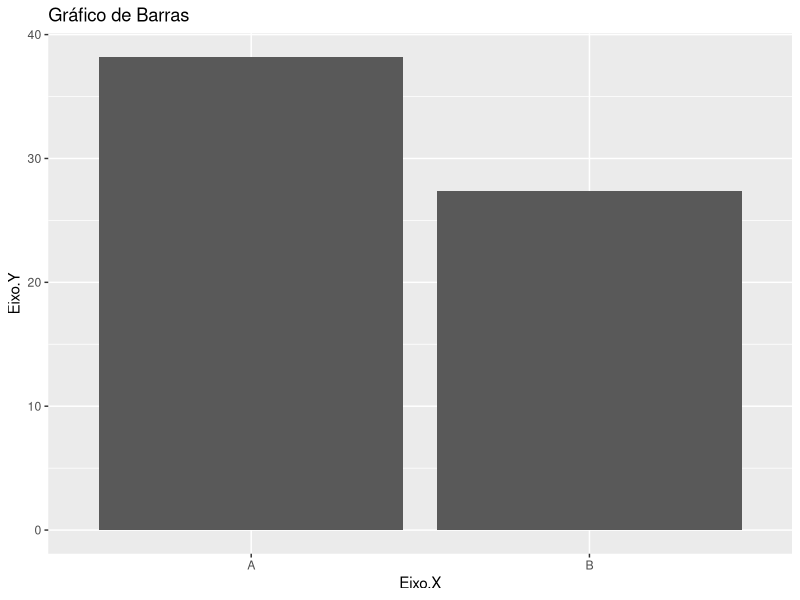

Here is the R script that generated this plot:
#Barplot - visualizar dados categóricos com barras retangulares

#Pacotes necessários
install.packages("ggplot2")
library(ggplot2)

#Definição de diretório (códigos do R)
setwd("D:/Cleber/R - testes/PyRAnalytics/R_scripts")

#Importação da base de dados
dados <- read.csv("input/barplot.csv", sep=";")

#Geração do gráfico
grafico <- ggplot(dados, aes(x = dados[,1], y = dados[,2])) +
  geom_bar(stat = "identity") +
  xlab(colnames(dados)[1]) +
  ylab(colnames(dados)[2]) +
  ggtitle("Gráfico de Barras")
ggsave(filename = "output/barplot.jpg", plot = grafico, device = "jpeg", dpi = 600)
